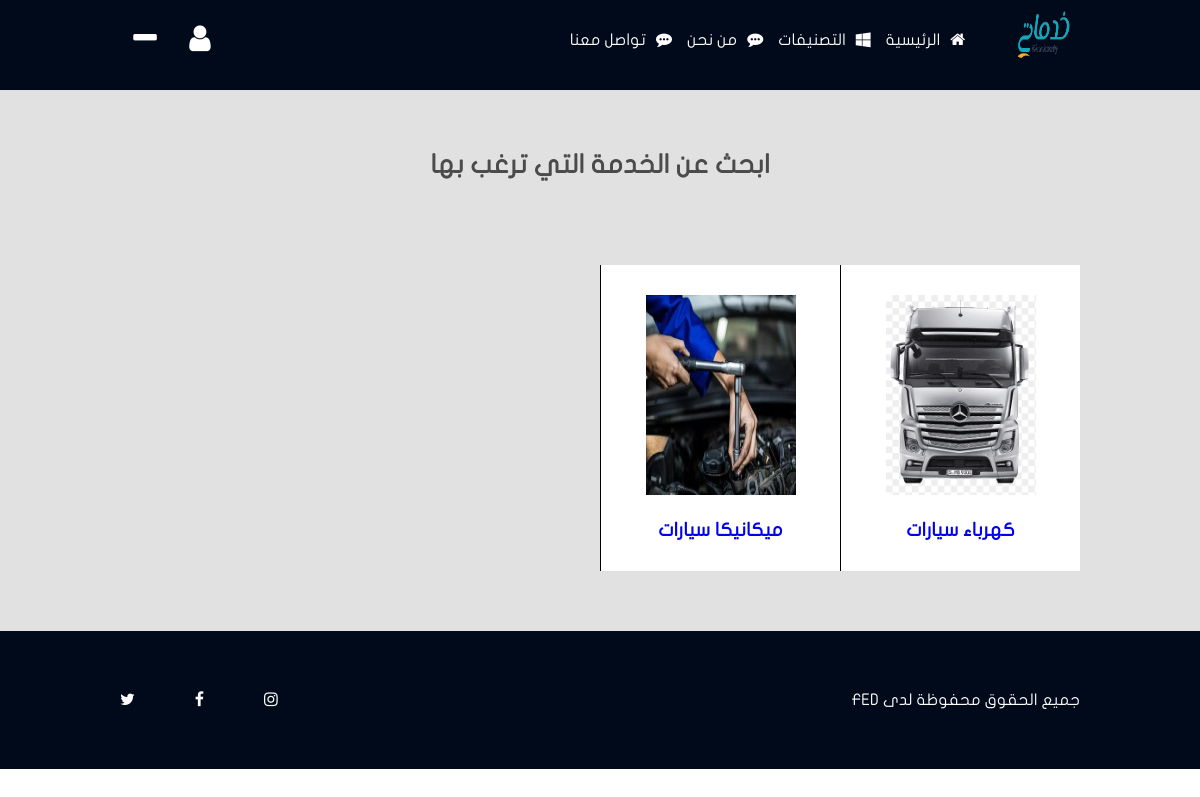
/service.php?id=3 (signed in), run on the app's committed database.
### tables this page shows
CREATE TABLE `services` (
  `id` bigint(20) NOT NULL,
  `name` varchar(100) NOT NULL,
  `desc` text NOT NULL,
  `image` varchar(100) NOT NULL,
  `category_id` bigint(20) NOT NULL,
  `timestamp` date NOT NULL DEFAULT current_timestamp()
);

### service.php (the view, shortened to what this page needs)
<?php
include_once("header.php");
include_once('database/connect.php');
if(isset($_SESSION['customer'])) {
?>
<section class="domain pad-sec">
    <div class="container">
        <div class="content">
            <div class="title-sec">
                <h3>ابحث عن الخدمة التي ترغب بها </h3>
            </div>
            <div class="boxes">
                <?php
                $id= $_GET['id'];
                $select_services = $conn->prepare("SELECT * FROM `services` where category_id=? ");
                $select_services->execute([$id]);
                if ($select_services->rowCount() > 0) {
                    while ($fetch_services = $select_services->fetch(PDO::FETCH_ASSOC)) {
                ?>
                        <div class="box">
                            <a href="user.php?id=<?= $fetch_services['id']?>">
                                <div class="brand"><img src="controller/uploaded_img/<?= $fetch_services['image'] ?>" style="width: 150px;height:200px;"></div>
                                <h3><?= $fetch_services['name'] ?></h3>
                            </a>
                        </div>
                <?php
                    }
                }
                ?>
            </div>
        </div>
    </div>
</section>
<?php
} else{
    header("Location: c-login.php") ;
}
include_once("footer.php");
?>

### assets/css/style.css (style rules this page uses)
* { margin: 0; padding: 0; outline: none; box-sizing: border-box; }
body { font-family: 'jf_reg'; }
a { text-decoration: none; }
.container { width: 80%; margin: 0 auto; }
.pad-sec { padding: 60px 0; }
.title-sec { text-align: center; margin-bottom: 50px; }
.title-sec h3 { font-size: 26px; color: #4b4b4b; }
.domain { background-color: #e1e1e1; }
.domain .content .title-sec h3 { position: relative; }
.domain .content .title-sec h3::after { content: ""; margin: 30px auto; display: block; width: 80px; height: 5px; background-color: #e1e1e1; }
.domain .content .boxes { display: flex; flex-wrap: wrap; }
.domain .content .boxes .box { text-align: center; padding: 30px; background-color:#fff; width: 25%; border-top: 1px solid; border-left: 1px solid; transition: all 0.5s ease-in-out; }
.domain .content .boxes .box:nth-child(1), .domain .content .boxes .box:nth-child(2), .domain .content .boxes .box:nth-child(3), .domain .content .boxes .box:nth-child(4) { border-top: none; }
.domain .content .boxes .box h3 { margin-top: 20px; }

### data on the page
services: image (picture), name "كهرباء سيارات"
services: image (picture), name "ميكانيكا سيارات"
